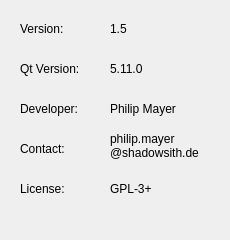
<?xml version="1.0" encoding="UTF-8"?>
<ui version="4.0">
 <class>About</class>
 <widget class="QWidget" name="About">
  <property name="geometry">
   <rect>
    <x>0</x>
    <y>0</y>
    <width>230</width>
    <height>240</height>
   </rect>
  </property>
  <property name="windowTitle">
   <string>Form</string>
  </property>
  <widget class="QLabel" name="lblQtVal">
   <property name="geometry">
    <rect>
     <x>110</x>
     <y>60</y>
     <width>58</width>
     <height>18</height>
    </rect>
   </property>
   <property name="text">
    <string notr="true">5.11.0</string>
   </property>
  </widget>
  <widget class="QLabel" name="lblVer">
   <property name="geometry">
    <rect>
     <x>20</x>
     <y>20</y>
     <width>58</width>
     <height>18</height>
    </rect>
   </property>
   <property name="text">
    <string>Version:</string>
   </property>
  </widget>
  <widget class="QLabel" name="lblVerVal">
   <property name="geometry">
    <rect>
     <x>110</x>
     <y>20</y>
     <width>58</width>
     <height>18</height>
    </rect>
   </property>
   <property name="text">
    <string notr="true">1.5</string>
   </property>
  </widget>
  <widget class="QLabel" name="lblLic">
   <property name="geometry">
    <rect>
     <x>20</x>
     <y>180</y>
     <width>71</width>
     <height>18</height>
    </rect>
   </property>
   <property name="text">
    <string>License:</string>
   </property>
  </widget>
  <widget class="QLabel" name="lblLicVal">
   <property name="geometry">
    <rect>
     <x>110</x>
     <y>180</y>
     <width>71</width>
     <height>18</height>
    </rect>
   </property>
   <property name="text">
    <string>GPL-3+</string>
   </property>
  </widget>
  <widget class="QLabel" name="lblDev">
   <property name="geometry">
    <rect>
     <x>20</x>
     <y>100</y>
     <width>71</width>
     <height>18</height>
    </rect>
   </property>
   <property name="text">
    <string>Developer:</string>
   </property>
  </widget>
  <widget class="QLabel" name="lblDevVal">
   <property name="geometry">
    <rect>
     <x>110</x>
     <y>100</y>
     <width>101</width>
     <height>18</height>
    </rect>
   </property>
   <property name="text">
    <string>Philip Mayer</string>
   </property>
  </widget>
  <widget class="QLabel" name="lblCtc">
   <property name="geometry">
    <rect>
     <x>20</x>
     <y>140</y>
     <width>71</width>
     <height>18</height>
    </rect>
   </property>
   <property name="text">
    <string>Contact:</string>
   </property>
  </widget>
  <widget class="QLabel" name="lblCtcVal">
   <property name="geometry">
    <rect>
     <x>110</x>
     <y>130</y>
     <width>111</width>
     <height>31</height>
    </rect>
   </property>
   <property name="acceptDrops">
    <bool>false</bool>
   </property>
   <property name="text">
    <string>philip.mayer @shadowsith.de</string>
   </property>
   <property name="wordWrap">
    <bool>true</bool>
   </property>
  </widget>
  <widget class="QLabel" name="lblQt">
   <property name="geometry">
    <rect>
     <x>20</x>
     <y>60</y>
     <width>71</width>
     <height>18</height>
    </rect>
   </property>
   <property name="text">
    <string>Qt Version:</string>
   </property>
  </widget>
 </widget>
 <resources/>
 <connections/>
</ui>
